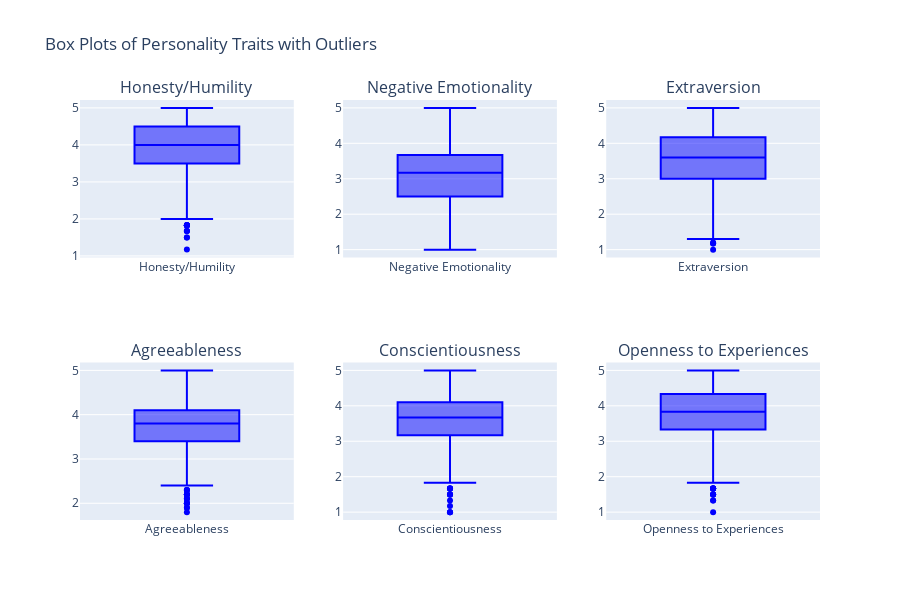

The code cell stored with this chart in its notebook:
### Markdown cell above
## 2.10 Box Plots for Personality Traits

### Code cell
# List of personality traits to plot
traits = ['Honesty/Humility', 'Negative Emotionality', 'Extraversion', 
          'Agreeableness', 'Conscientiousness', 'Openness to Experiences']

# Create subplots: 2 rows, 3 columns
fig = make_subplots(rows=2, cols=3, subplot_titles=traits)

# Add box plots for each trait
for i, trait in enumerate(traits):
    row = i // 3 + 1  # Determine row index
    col = i % 3 + 1   # Determine column index
    fig.add_trace(go.Box(y=df[trait], name=trait, boxpoints='outliers', marker_color='blue'), row=row, col=col)

# Update layout for the plot
fig.update_layout(height=600, width=900, title_text="Box Plots of Personality Traits with Outliers", showlegend=False)

# Show the plot
fig.show()

### Figure 1 — Plotly figure (JSON) as saved in the notebook; plotly's stock layout.template omitted (floating-point values rounded to 4 significant figures; data arrays with more than 128 entries replaced by an {"elided": "..."} marker saying what was removed)
{"data": [{"boxpoints": "outliers", "marker": {"color": "blue"}, "name": "Honesty/Humility", "type": "box", "xaxis": "x", "y": {"elided": "2580 float values"}, "yaxis": "y"}, {"boxpoints": "outliers", "marker": {"color": "blue"}, "name": "Negative Emotionality", "type": "box", "xaxis": "x2", "y": {"elided": "2580 float values"}, "yaxis": "y2"}, {"boxpoints": "outliers", "marker": {"color": "blue"}, "name": "Extraversion", "type": "box", "xaxis": "x3", "y": {"elided": "2580 float values"}, "yaxis": "y3"}, {"boxpoints": "outliers", "marker": {"color": "blue"}, "name": "Agreeableness", "type": "box", "xaxis": "x4", "y": {"elided": "2580 float values"}, "yaxis": "y4"}, {"boxpoints": "outliers", "marker": {"color": "blue"}, "name": "Conscientiousness", "type": "box", "xaxis": "x5", "y": {"elided": "2580 float values"}, "yaxis": "y5"}, {"boxpoints": "outliers", "marker": {"color": "blue"}, "name": "Openness to Experiences", "type": "box", "xaxis": "x6", "y": {"elided": "2580 float values"}, "yaxis": "y6"}], "layout": {"annotations": [{"font": {"size": 16}, "showarrow": false, "text": "Honesty/Humility", "x": 0.1444, "xanchor": "center", "xref": "paper", "y": 1, "yanchor": "bottom", "yref": "paper"}, {"font": {"size": 16}, "showarrow": false, "text": "Negative Emotionality", "x": 0.5, "xanchor": "center", "xref": "paper", "y": 1, "yanchor": "bottom", "yref": "paper"}, {"font": {"size": 16}, "showarrow": false, "text": "Extraversion", "x": 0.8556, "xanchor": "center", "xref": "paper", "y": 1, "yanchor": "bottom", "yref": "paper"}, {"font": {"size": 16}, "showarrow": false, "text": "Agreeableness", "x": 0.1444, "xanchor": "center", "xref": "paper", "y": 0.375, "yanchor": "bottom", "yref": "paper"}, {"font": {"size": 16}, "showarrow": false, "text": "Conscientiousness", "x": 0.5, "xanchor": "center", "xref": "paper", "y": 0.375, "yanchor": "bottom", "yref": "paper"}, {"font": {"size": 16}, "showarrow": false, "text": "Openness to Experiences", "x": 0.8556, "xanchor": "center", "xref": "paper", "y": 0.375, "yanchor": "bottom", "yref": "paper"}], "height": 600, "showlegend": false, "title": {"text": "Box Plots of Personality Traits with Outliers"}, "width": 900, "xaxis": {"anchor": "y", "autorange": true, "domain": [0, 0.2889], "range": [-0.5, 0.5], "type": "category"}, "xaxis2": {"anchor": "y2", "autorange": true, "domain": [0.3556, 0.6444], "range": [-0.5, 0.5], "type": "category"}, "xaxis3": {"anchor": "y3", "autorange": true, "domain": [0.7111, 1], "range": [-0.5, 0.5], "type": "category"}, "xaxis4": {"anchor": "y4", "autorange": true, "domain": [0, 0.2889], "range": [-0.5, 0.5], "type": "category"}, "xaxis5": {"anchor": "y5", "autorange": true, "domain": [0.3556, 0.6444], "range": [-0.5, 0.5], "type": "category"}, "xaxis6": {"anchor": "y6", "autorange": true, "domain": [0.7111, 1], "range": [-0.5, 0.5], "type": "category"}, "yaxis": {"anchor": "x", "autorange": true, "domain": [0.625, 1], "range": [0.9572, 5.213], "type": "linear"}, "yaxis2": {"anchor": "x2", "autorange": true, "domain": [0.625, 1], "range": [0.7778, 5.222], "type": "linear"}, "yaxis3": {"anchor": "x3", "autorange": true, "domain": [0.625, 1], "range": [0.7778, 5.222], "type": "linear"}, "yaxis4": {"anchor": "x4", "autorange": true, "domain": [0, 0.375], "range": [1.622, 5.178], "type": "linear"}, "yaxis5": {"anchor": "x5", "autorange": true, "domain": [0, 0.375], "range": [0.7778, 5.222], "type": "linear"}, "yaxis6": {"anchor": "x6", "autorange": true, "domain": [0, 0.375], "range": [0.7778, 5.222], "type": "linear"}}}
